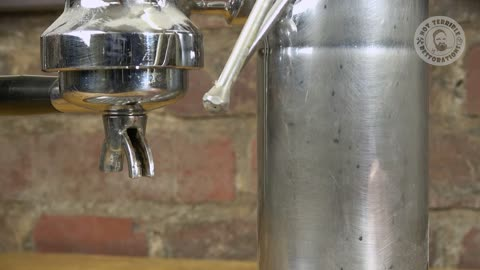
#> input picture scratch/f2/00054.jpg, 480 x 270 px; its folder holds only this picture in this run
$ python pick.py
#> lines starting #> are read from the running program, lines starting #| are printed output that depends on the picture
import cv2, numpy as np, os, glob
fs = sorted(glob.glob('f2/*.jpg'))
def feat(p):
#> called with p = 'f2/00054.jpg'
    im = cv2.imread(p); g = cv2.resize(cv2.cvtColor(im, cv2.COLOR_BGR2GRAY),(64,36)).astype(np.float32)
#> in feat, im is the input picture: shape (270, 480, 3); mean B, G, R 99.6, 113.5, 123.5
#> after `g = cv2.resize(cv2.cvtColor(im, cv2.COLOR_BGR2GRAY), (64, 36)).astype(`:
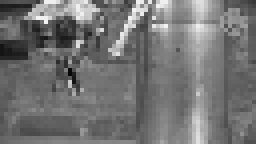
#> g: shape (36, 64) float32 (shown 4 times larger); min 8, max 243, mean 115.6
    return im, g
dense = [(90,432),(1321,1884)]
sel=[]; last=None; lt=-99
for i,p in enumerate(fs):
    t=i/2
    im,g=feat(p)
    d = 999 if last is None else float(np.mean(np.abs(g-last)))
#> d = 999
    isd = any(a<=t<b for a,b in dense)
    gap = 3 if isd else 8
    thr = 14 if isd else 20
    if d>thr or t-lt>=gap:
        sel.append((t,p)); last=g; lt=t
print(len(sel))
os.makedirs('sheets',exist_ok=True)
cols,rows,tw,th=5,4,384,216
for si in range(0,len(sel),20):
    sh=np.zeros((rows*th,cols*tw,3),np.uint8)
    for k,(t,p) in enumerate(sel[si:si+20]):
        f=cv2.resize(cv2.imread(p),(tw,th))
        lab=f"{int(t//60):02d}:{t%60:04.1f}"
        cv2.putText(f,lab,(4,20),cv2.FONT_HERSHEY_SIMPLEX,0.6,(0,0,0),3); cv2.putText(f,lab,(4,20),cv2.FONT_HERSHEY_SIMPLEX,0.6,(0,255,255),1)
#> after `cv2.putText(f, lab, (4, 20), cv2.FONT_HERSHEY_SIMPLEX, 0.6, (0, 255, 2`:
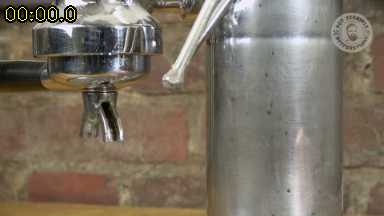
#> f: shape (216, 384, 3); mean B, G, R 98.4, 112.8, 122.7
        r,c=divmod(k,cols); sh[r*th:(r+1)*th,c*tw:(c+1)*tw]=f
#> after `sh[r * th:(r + 1) * th, c * tw:(c + 1) * tw] = f`:
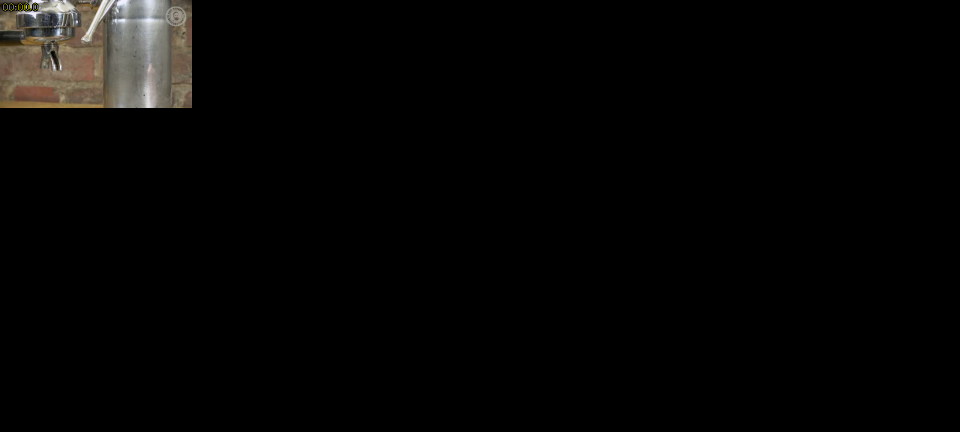
#> sh: shape (864, 1920, 3) (shown at 1/2 size); mean B, G, R 4.9, 5.6, 6.1
    cv2.imwrite(f"sheets/{si//20:03d}_{int(sel[si][0]):04d}.jpg",sh,[cv2.IMWRITE_JPEG_QUALITY,82])
open('sel.txt','w').write('\n'.join(f"{t}\t{p}" for t,p in sel))

$ run again, on scratch/f2/00175.jpg
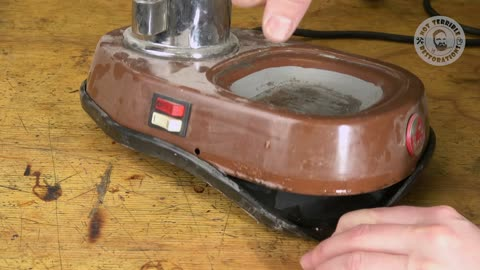
#> input picture scratch/f2/00175.jpg, 480 x 270 px
#> in feat, im is the input picture: shape (270, 480, 3); mean B, G, R 80.5, 115.8, 149.1
#> in feat, `g = cv2.resize(cv2.cvtColor(im, cv2.COLOR_BGR2GRAY), (64, 36)).astype(`:
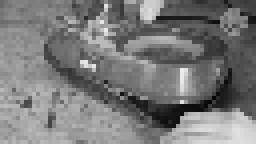
#> g: shape (36, 64) float32 (shown 4 times larger); min 6, max 235, mean 121.7
#> d = 999
#> `sh[r * th:(r + 1) * th, c * tw:(c + 1) * tw] = f`:
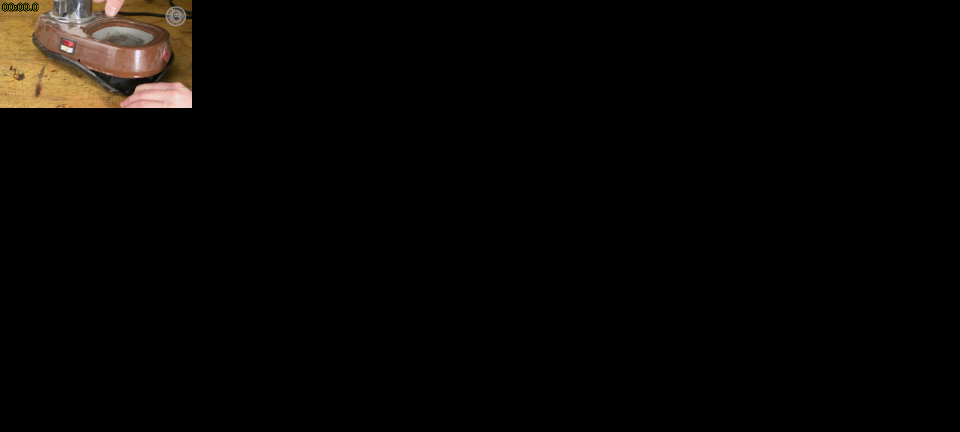
#> sh: shape (864, 1920, 3) (shown at 1/2 size); mean B, G, R 4, 5.7, 7.4

$ run again, on scratch/f2/00112.jpg
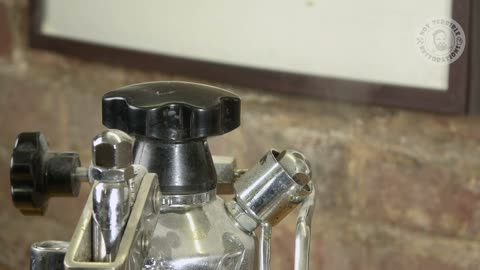
#> input picture scratch/f2/00112.jpg, 480 x 270 px
#> in feat, im is the input picture: shape (270, 480, 3); mean B, G, R 109.4, 126.3, 134.1
#> in feat, `g = cv2.resize(cv2.cvtColor(im, cv2.COLOR_BGR2GRAY), (64, 36)).astype(`:
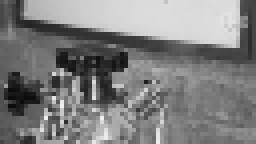
#> g: shape (36, 64) float32 (shown 4 times larger); min 11, max 240, mean 126.7
#> d = 999
#> `sh[r * th:(r + 1) * th, c * tw:(c + 1) * tw] = f`:
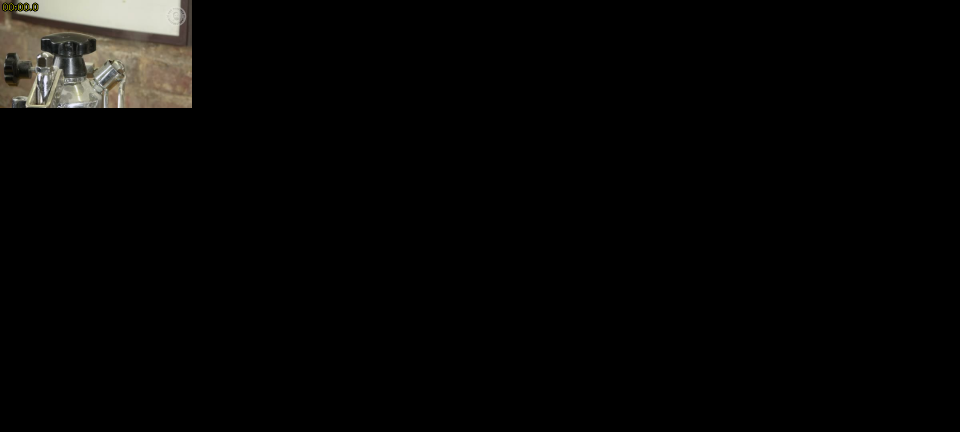
#> sh: shape (864, 1920, 3) (shown at 1/2 size); mean B, G, R 5.4, 6.3, 6.6
